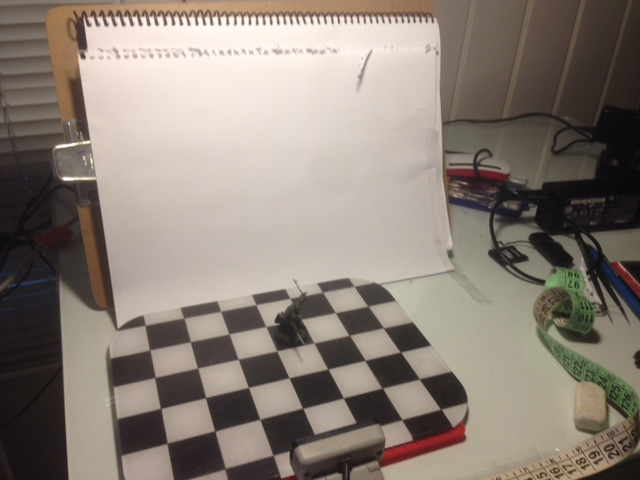
#> input picture datasets/dataset_MSCAM_warriorTest/experimento_1.JPG, 640 x 480 px, given in place of the camera
$ python Framefilter.py   (older library calls are emulated)
#> lines starting #> are read from the running program, lines starting #| are printed output that depends on the picture
import numpy as np
from matplotlib import pyplot as plt
import time
import cv2

class Framefilter():
    def __init__(self):
        pass

    # ===========================================================
    #  ++++++++++++++++++++++++++++++++++++++++++++++++++++++++++
    # [5 lines left out: function stereo_bm, not called in this run]

    # ===========================================================
    #  ++++++++++++++++++++++++++++++++++++++++++++++++++++++++++
    @staticmethod
    def color_drop(frame_input):
        frame_output = cv2.cvtColor(frame_input, cv2.COLOR_BGR2GRAY)
        return frame_output

    # ===========================================================
    #  ++++++++++++++++++++++++++++++++++++++++++++++++++++++++++
    # [21 lines left out: functions low_level_enhancements, horizontal_edges_extraction, not called in this run]

    # ===========================================================
    #  ++++++++++++++++++++++++++++++++++++++++++++++++++++++++++
    @staticmethod
    def blur(frame_input):
        frame_output = cv2.GaussianBlur(frame_input, (13, 13), 0)
        return frame_output

    # ===========================================================
    #  ++++++++++++++++++++++++++++++++++++++++++++++++++++++++++
    # [146 lines left out: functions blurSobel, binarize, signature_histogram_generation, plot_line, shift_estimation, downshift and 6 more, not called in this run]

    # $$$$$$$$$$$$$$$$$$$$$$$$$$$$$$$$$$$$$$$$$$$$$$$$$$$$$$$$$$$
    #  ++++++++++++++++++++++++++++++++++++++++++++++++++++++++++
    @staticmethod
    def stereovision_testbench(video_source=2):
#> called with video_source = 2
        record= cv2.VideoCapture(video_source)

        # record.set(cv2.CAP_PROP_FPS, 10)
        record.set(cv2.CAP_PROP_FRAME_WIDTH, 320.0/2)
        record.set(cv2.CAP_PROP_FRAME_HEIGHT, 240.0/2)

        print("start")
        #  ++++++++++++++++++++++++++++++++++++++++++++++++++++++
        while(1):
            #===============================================================================
            for i in range(30):
                print(i)
                ret_L, frame_L_input = record.read()
#> this loop made 30 passes
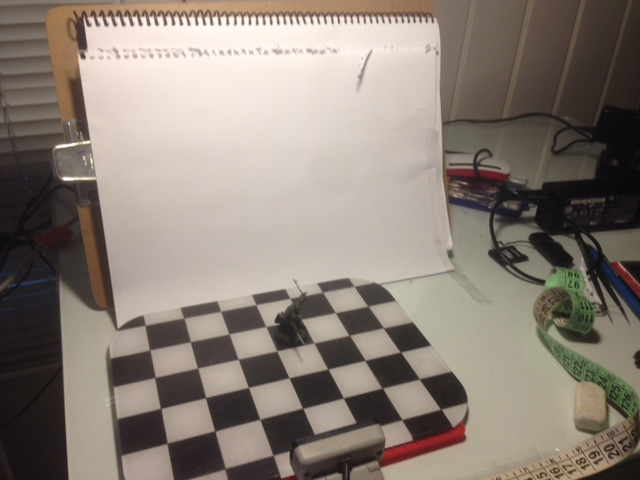
#> input picture datasets/dataset_MSCAM_warriorTest/experimento_1.JPG, 640 x 480 px, given in place of the camera

            frame_L_gray = Framefilter.color_drop(frame_L_input)
#> in color_drop, `frame_output = cv2.cvtColor(frame_input, cv2.COLOR_BGR2GRAY)`:
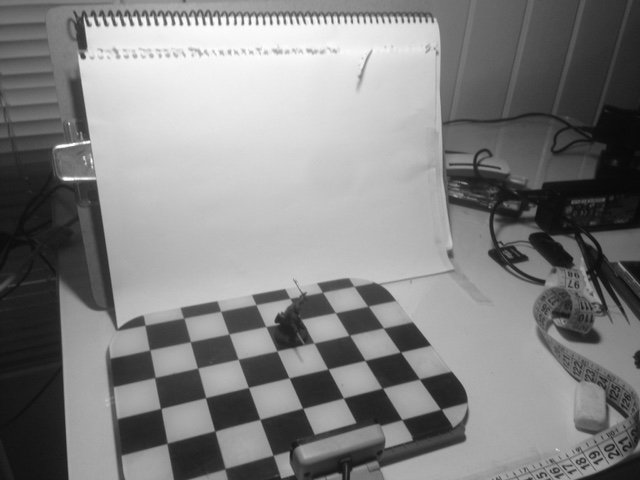
#> frame_output: shape (480, 640); min 7, max 254, mean 130.5
#> in color_drop, frame_input is the input picture: shape (480, 640, 3); mean B, G, R 119, 128.4, 139
            frame_L_blur = Framefilter.blur(frame_L_gray)
#> in blur, `frame_output = cv2.GaussianBlur(frame_input, (13, 13), 0)`:
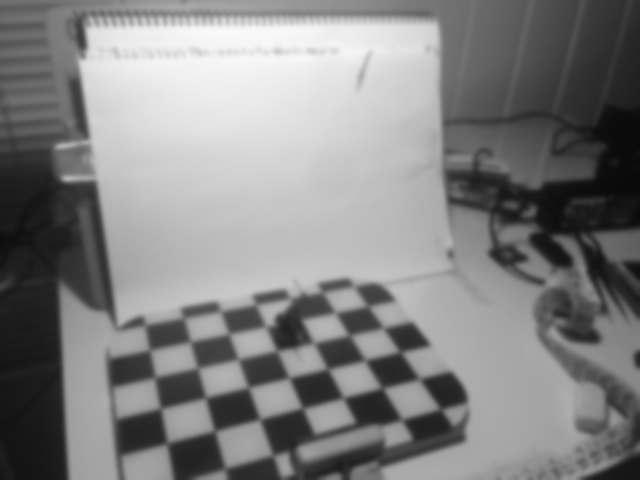
#> frame_output: shape (480, 640); min 9, max 249, mean 130.5

            plt.imshow(frame_L_blur)
            plt.show()

            #===============================================================================
            for i in range(30):
                print(i)
                ret_R, frame_R_input = record.read()

            frame_R_gray = Framefilter.color_drop(frame_R_input)
            frame_R_blur = Framefilter.blur(frame_R_gray)

            frame_concat = Framefilter.concat_frame(frame_L_input, frame_R_input, axis=1)
            plt.imshow(frame_concat)
            plt.show()

            #===============================================================================
            frame_disparity = Framefilter.stereo_bm(frame_L_blur, frame_R_blur)

            fig = plt.figure(figsize=(11,22))
            #===============================================================================
            ax1 = fig.add_subplot(2, 1, 1)
            ax1.imshow(frame_concat)
            ax1.grid(False)
            plt.xticks([])
            plt.yticks([])
            #===============================================================================
            ax2 = fig.add_subplot(2, 1, 2)
            ax2.imshow(frame_disparity)
            ax2.grid(False)
            plt.xticks([])
            plt.yticks([])
            #===============================================================================
            fig.subplots_adjust(wspace=0, hspace=0)

            plt.show()

            # [10 lines of commented-out code are left out]
            break
            # ----------------------------------------------------------------------------------------------------------

        #  ++++++++++++++++++++++++++++++++++++++++++++++++++++++
        record.release()
        cv2.destroyAllWindows()
# $$$$$$$$$$$$$$$$$$$$$$$$$$$$$$$$$$$$$$$$$$$$$$$$$$$$$$$$$$$$$$$
# $$$$$$$$$$$$$$$$$$$$$$$$$$$$$$$$$$$$$$$$$$$$$$$$$$$$$$$$$$$$$$$
# $$$$$$$$$$$$$$$$$$$$$$$$$$$$$$$$$$$$$$$$$$$$$$$$$$$$$$$$$$$$$$$
#Framefilter.testbench(video_source="./dataset/drone_1.mp4")
#Framefilter.testbench(video_source="./dataset/driver_3.mp4")
# Framefilter.testbench(video_source=2)
Framefilter.stereovision_testbench()
